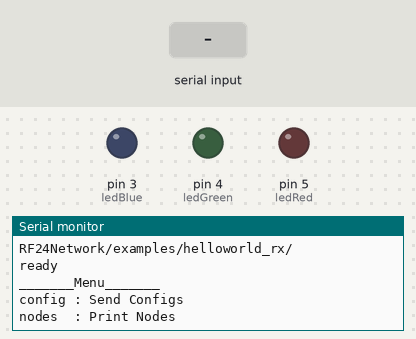
A sketch run on a simulated Arduino Uno, built with avr-gcc and run on an emulated ATmega328P. On the bench: output pins drawn as LEDs (lit = HIGH), the last lines printed to the serial monitor. The inputs (shaded band) are chosen by the test bench. No radio packets arrive unless stated; pins used as bus, display or sensor lines are not drawn.

Above: at 1.2 s.
1.3 s: "config\n" received over Serial
At 2.0 s:
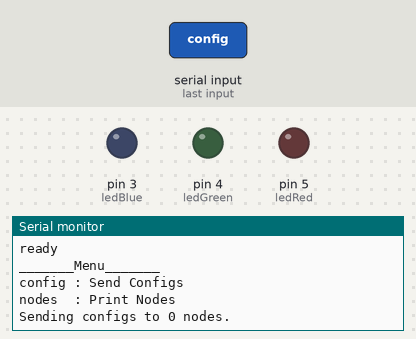
2.8 s: byte 10 ('\n') received over Serial
At 4.0 s:
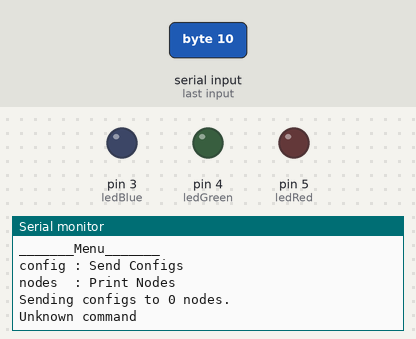
4.3 s: "nodes\n" received over Serial
At 5.4 s:
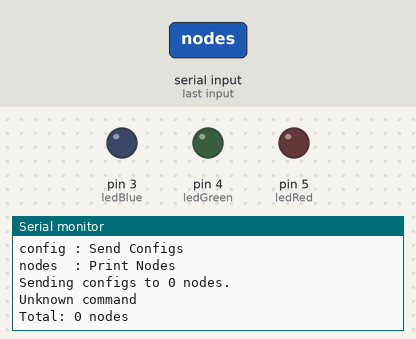

Measured:
- after the input at 1.3 s, the serial monitor: prints a new line at once (image 1)
- after the input at 2.8 s, the serial monitor: prints a new line at once (image 2)
- after the input at 4.3 s, the serial monitor: prints a new line at once (image 3)

The sketch:

gateway.ino
```cpp
#include <RF24Network.h>
#include <RF24.h>
#include <SPI.h>

#include <SimpleTimer.h>
#include "S_message.h"
#include "printf.h"

//LED Config
const int ledArduino = 13;
const int ledRed =  5;
const int ledGreen =  4;
const int ledBlue =  3;
int ledState = LOW;

#define MAX_NODES 20

String inputString = "";         // a string to hold incoming data
boolean stringComplete = false;  // whether the string is complete

// nRF24L01(+) radio attached using Getting Started board
RF24 radio(9, 10);

// Network uses that radio
RF24Network network(radio);

SimpleTimer ledTimer;

// Address of our node
const uint16_t this_node = 0;

// Address of the other node
const uint16_t other_node = 1;

// Structure of our payload
struct payload_t
{
  unsigned long ms;
  unsigned long counter;
};

// System configuration
struct K_message_t
{
  uint8_t revision; /* Which rev of the current system config? */
  uint8_t sleep_cycles; /* How many 8s sleep cycles to wait between transmissions */
};

K_message_t system_config = { 0, 0 };
int nodes[MAX_NODES];
int nodeCount = 0;

void setup(void)
{
  Serial.begin(9600);
  Serial.println("RF24Network/examples/helloworld_rx/");

  SPI.begin();
  radio.begin();
  network.begin(/*channel*/ 90, /*node address*/ this_node);

  Serial.println("ready");

	//setup leds
	pinMode(ledRed, OUTPUT);
	pinMode(ledGreen, OUTPUT);
	pinMode(ledBlue, OUTPUT);
	digitalWrite(ledRed, LOW);
	digitalWrite(ledGreen, LOW);
	digitalWrite(ledBlue, LOW);


	inputString.reserve(200);
	printMenu();
	//setup timers
	//ledTimer.setInterval(500, ledDone);
}

void loop(void)
{
	// Pump the network regularly
	network.update();
	// Is there anything ready for us?
	while ( network.available() )
	{
		RF24NetworkHeader header;
		network.peek(header);
		addNode(header.from_node);
		int color = ledGreen;

		if(header.from_node == 1)
			color = ledGreen;
		else
			color = ledRed;

		//toggle the LED
		if (ledState == LOW)
			ledState = HIGH;
		else
			ledState = LOW;

		digitalWrite(color, ledState);

		//printf_P(PSTR("%lu: APP Received #%u type %c from 0%o\n\r"), millis(), header.id, header.type, header.from_node);
		//Serial.println("Message Type: " + String(header.type));


		if ( header.type == 'S' ) {
			//Serial.println("=== S message received ===");
			// child is requesting a configuration from us
			S_message message;
			network.read(header, &message, sizeof(message));
			Serial.print("Node " + String(header.from_node) + ":\t");
			Serial.print("Temp=" + String(message.temp_reading));
			Serial.print(", Voltage=" + String(message.voltage_reading));
			Serial.print(", Humidity=" + String(message.humidity_reading));
			Serial.print(", Lost=" + String(message.lost_packets));
			Serial.println("");
		}else if ( header.type == 'k' ){
			// child is requesting a configuration from us
			Serial.println("=== k configuration ===");
			network.read(header, NULL, 0);
			RF24NetworkHeader response_header(/*to node*/ header.from_node, /*type*/ 'K');
			network.write(response_header, &system_config, sizeof(system_config));
			printf_P(PSTR("%lu: APP Sending new config #%i: %i to 0%o\n\r"), millis(), system_config.revision, system_config.sleep_cycles, header.from_node);
			Serial.println("Sending new config to node " + String(header.from_node));

		} else {

			Serial.println(String(header.type) + " Packet Received");

		}


	}

}

void printMenu(){
	Serial.println("_______Menu_______");
	Serial.println("config : Send Configs");
	Serial.println("nodes  : Print Nodes");
}

void printNodes(){
	for(int i=0; i<nodeCount; i++){
		if(nodes[i] > 0){
			Serial.println("Node " + String(nodes[i]));
		}
	}
	Serial.println("Total: " + String(nodeCount) + " nodes");
}

void addNode(int nodeId){
	bool nodeExists = false;
	for(int i=0; i<nodeCount; i++){
		if(nodes[i] == nodeId)
			nodeExists = true;
	}

	if(!nodeExists){
		//add node to nodes array
		nodes[nodeCount] = nodeId;
		nodeCount++;
		Serial.println("Node " + String(nodeId) + " added. Total: " + String(nodeCount));
	}
}

void serialEvent() {
  while (Serial.available()) {
    // get the new byte:
    char inChar = (char)Serial.read();
    // add it to the inputString:
    inputString += inChar;
    // if the incoming character is a newline, set a flag
    if (inChar == '\n') {
    	//remove the termination character
    	inputString.replace("\n","");
    	//Serial.println("Command: " + String(inputString));
    	if(inputString == "config"){
    		Serial.println("Sending configs to " + String(nodeCount) + " nodes.");
    		for(int i=0; i<nodeCount; i++){
    			RF24NetworkHeader response_header(/*to node*/ nodes[i], /*type*/ 'K');
				network.write(response_header, &system_config, sizeof(system_config));
				Serial.println("Sending new config to node " + String(nodes[i]));
    		}

    	}else if(inputString == "nodes"){
    		printNodes();
    	}else{
    		Serial.println("Unknown command");
    	}


      stringComplete = true;
      inputString = "";
    }
  }
}
```

S_message.h
```cpp
// (licence header left out)
#ifndef __S_MESSAGE_H__
#define __S_MESSAGE_H__

// STL headers
// C headers
// Framework headers
// Library headers
// Project headers

/**
 * Sensor message (type 'S')
 */

struct S_message
{
  uint16_t temp_reading;
  uint16_t voltage_reading;
  uint16_t humidity_reading;
  uint8_t lost_packets;
  uint8_t reserved;
  static char buffer[];
  S_message(void): temp_reading(0), voltage_reading(0) {}
  char* toString(void);
};

#endif // __S_MESSAGE_H__
// vim:cin:ai:sts=2 sw=2 ft=cpp
```

printf.h
```cpp
// (licence header left out)
/**
 * @file printf.h
 *
 * Setup necessary to direct stdout to the Arduino Serial library, which
 * enables 'printf'
 */

#ifndef __PRINTF_H__
#define __PRINTF_H__

#ifdef ARDUINO

int serial_putc( char c, FILE * )
{
  Serial.write( c );

  return c;
}

void printf_begin(void)
{
  fdevopen( &serial_putc, 0 );
}

#else
#error This example is only for use on Arduino.
#endif // ARDUINO

#endif // __PRINTF_H__
```
